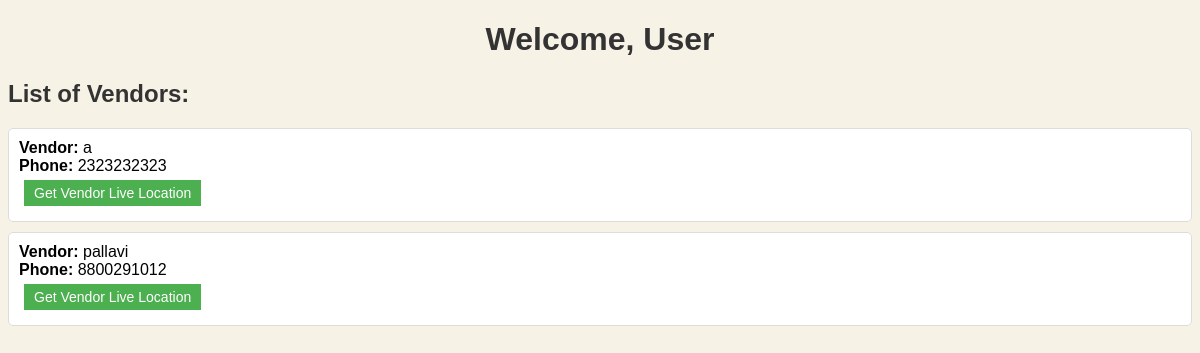
The page /user_dashboard/1 on the database as committed earlier.
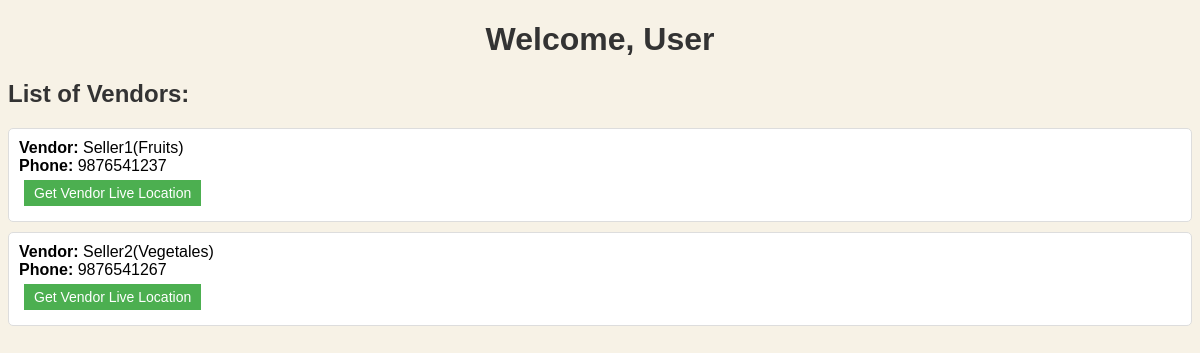
The same page on the database as committed later.
### app.py (models this page shows)
class Seller(db.Model):
    id = db.Column(db.Integer, primary_key=True)
    username = db.Column(db.String(80), unique=True, nullable=False)
    password = db.Column(db.String(120), nullable=False)
    mobile = db.Column(db.String(120), nullable=False)

### app.py (the view)
@app.route('/user_dashboard/<int:user_id>')
def user_dashboard(user_id):
    vendors = Seller.query.all()
    return render_template('user_dashboard.html', vendors=vendors)

### templates/user_dashboard.html (shortened to what this page needs)
<!DOCTYPE html>
<html>
<head>
</head>
<body>
    <h1>Welcome, User</h1>
    <h2>List of Vendors:</h2>
    <ul>
        {% for vendor in vendors %}
            <li>
                <strong>Vendor:</strong> {{ vendor.username }}<br>
                <strong>Phone:</strong> {{ vendor.mobile }}<br>
                <form action="{{ url_for('live_location', vendor_id=vendor.id) }}" method="GET">
                    <button type="submit">Get Vendor Live Location</button>
                </form>
            </li>
        {% endfor %}
    </ul>
</body>
</html>

### templates/user_dashboard.html (style rules this page uses)
body { background-image: url('static/2.png') ; font-family: Arial, sans-serif; background-color: rgb(247, 242, 230); }
h1 { text-align: center; color: #333; }
h2 { margin-top: 20px; color: #333; }
ul { list-style: none; padding: 0; }
li { background-color: #fff; border: 1px solid #ddd; padding: 10px; margin: 10px 0; border-radius: 5px; }
form { display: inline; }
button { background-color: #4CAF50; color: white; border: none; padding: 5px 10px; text-align: center; text-decoration: none; display: inline-block; font-size: 14px; margin: 5px; cursor: pointer; }

Rows that differ between the two databases and show on the page:
changed Seller: username "a" → "Seller1(Fruits)"; mobile "2323232323" → "9876541237"
changed Seller: username "pallavi" → "Seller2(Vegetales)"; mobile "8800291012" → "9876541267"
